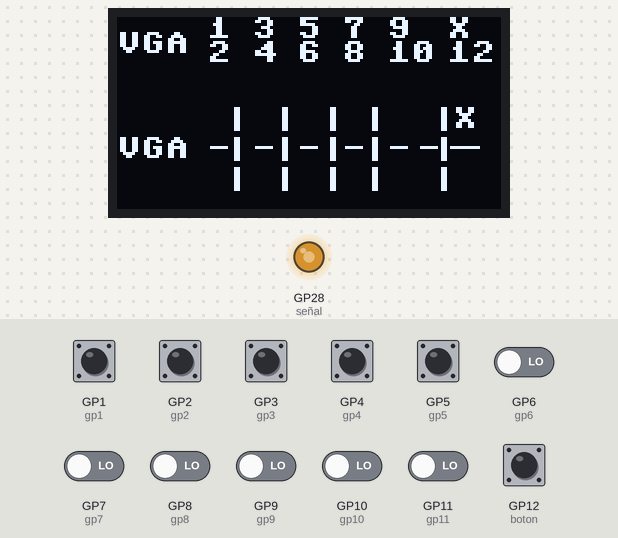
A program run on a simulated Raspberry Pi Pico running MicroPython. Parts: 128×64 one-colour display, output pins drawn as LEDs (lit = HIGH). Inputs (shaded band) come from the test bench; at power-on: GP1 (gp1), GP2 (gp2), GP3 (gp3), GP4 (gp4), GP5 (gp5), GP6 (gp6), GP7 (gp7), GP8 (gp8), GP9 (gp9), GP10 (gp10), GP11 (gp11), GP12 (boton) LOW. Library files of the repository ran but are not shown: ssd1306.py; what the program prints to the serial console is not drawn.

Above: at 5.3 s.
5.4 s: GP12 (boton) pulled HIGH for 1.15 s
At 7.0 s:
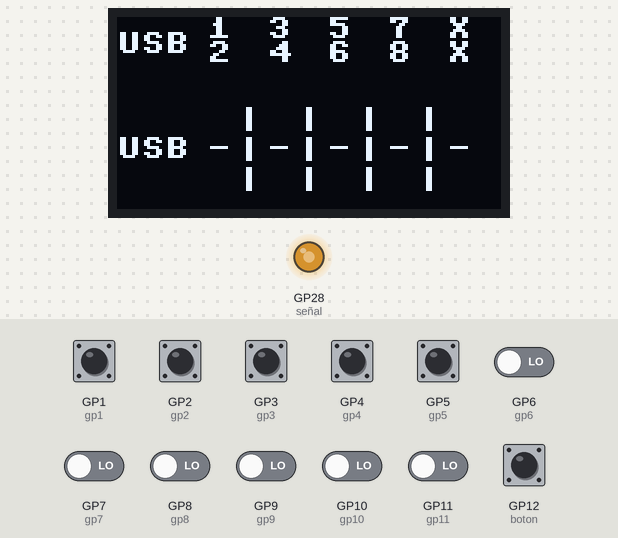
9.6 s: GP1 (gp1) pulled HIGH for 1.15 s
At 10.5 s:
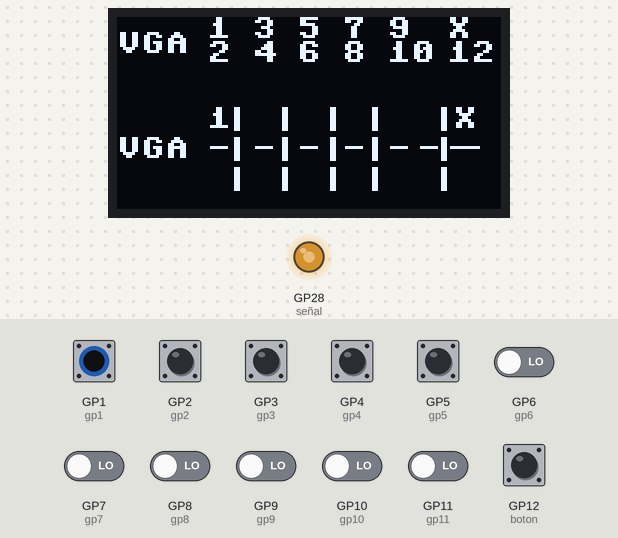
13.8 s: GP2 (gp2) pulled HIGH for 1.15 s
At 15.8 s:
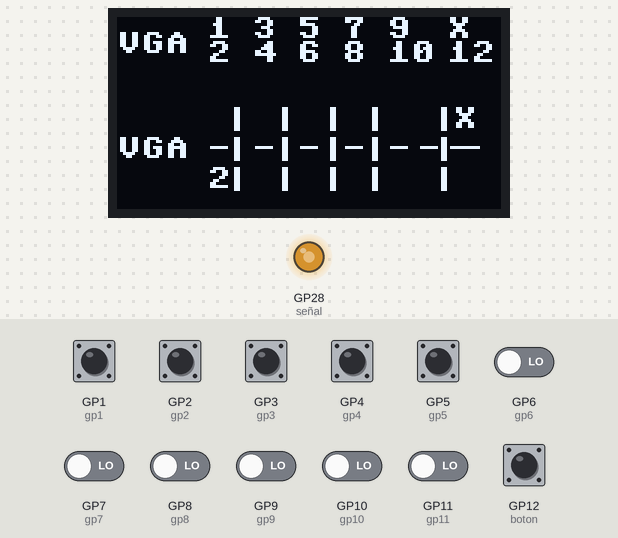
17.9 s: GP3 (gp3) pulled HIGH for 1.15 s
At 18.7 s:
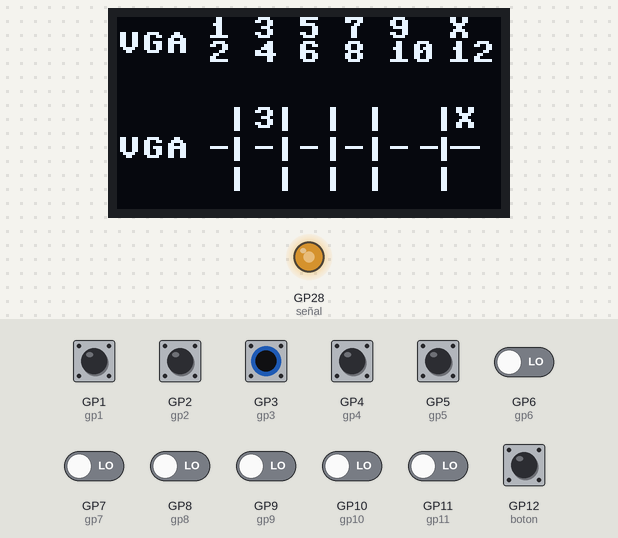
22.0 s: GP4 (gp4) pulled HIGH for 1.15 s
At 24.1 s:
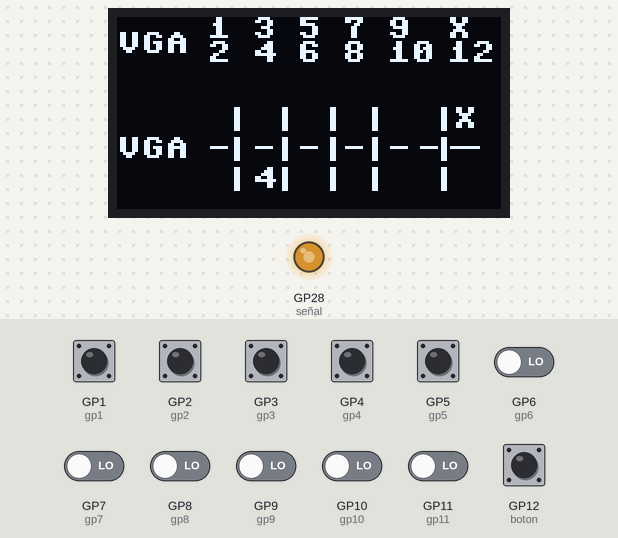
26.1 s: GP5 (gp5) pulled HIGH for 1.15 s
At 27.0 s:
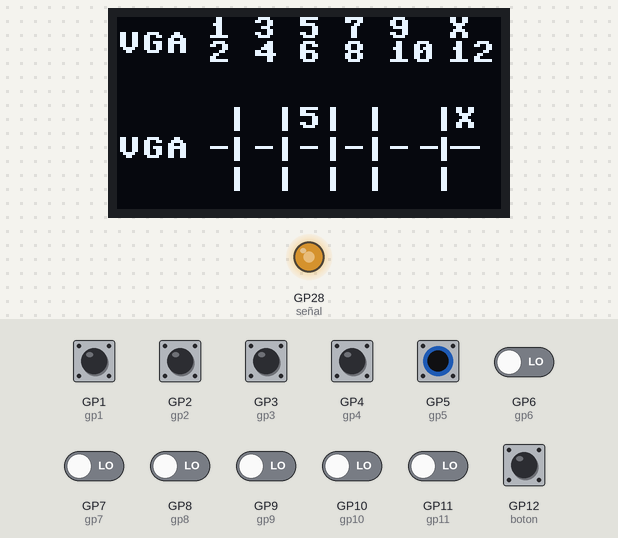
Timing chart, 0 to 29.1 s (numbered marks = the images above; inputs shaded):
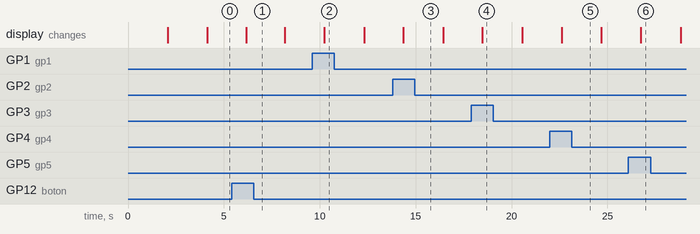

The program:

main.py
```python
# Leno Perdomo Cespedes
from machine import Pin, I2C, ADC
import machine, ssd1306, utime

señal = machine.PWM(Pin(28))
señal.freq(1000)
señal.duty_u16(500000)
boton=Pin(12, Pin.IN)
count=0

gp0 = machine.Pin(0, machine.Pin.IN, machine.Pin.PULL_DOWN)
gp1 = machine.Pin(1, machine.Pin.IN, machine.Pin.PULL_DOWN)
gp2 = machine.Pin(2, machine.Pin.IN, machine.Pin.PULL_DOWN)
gp3 = machine.Pin(3, machine.Pin.IN, machine.Pin.PULL_DOWN)
gp4 = machine.Pin(4, machine.Pin.IN, machine.Pin.PULL_DOWN)
gp5 = machine.Pin(5, machine.Pin.IN, machine.Pin.PULL_DOWN)
gp6 = machine.Pin(6, machine.Pin.IN, machine.Pin.PULL_DOWN)
gp7 = machine.Pin(7, machine.Pin.IN, machine.Pin.PULL_DOWN)
gp8 = machine.Pin(8, machine.Pin.IN, machine.Pin.PULL_DOWN)
gp9 = machine.Pin(9, machine.Pin.IN, machine.Pin.PULL_DOWN)
gp10 = machine.Pin(10, machine.Pin.IN, machine.Pin.PULL_DOWN)
gp11 = machine.Pin(11, machine.Pin.IN, machine.Pin.PULL_DOWN)
gp12 = machine.Pin(12, machine.Pin.IN, machine.Pin.PULL_DOWN)
gp13 = machine.Pin(13, machine.Pin.IN, machine.Pin.PULL_DOWN)


i2c = machine.I2C(0, scl=machine.Pin(21), sda=machine.Pin(20))
oled = ssd1306.SSD1306_I2C(128, 64, i2c)
oled.text('Monitor tester', 10, 0)
oled.show()
oled.fill(0)
utime.sleep(2)
oled.text('VGA-USB', 30, 0)
oled.show()
utime.sleep(2)
oled.fill(0)
oled.show()


while True:
    if gp1.value()==1:
        print("1")
####################################### VGA ####################################
    if boton.value() ==0:
        oled.fill(0)
        oled.text('VGA', 0, 5)
        oled.text('1', 30, 0)
        oled.text('2', 30, 8)
        oled.text('3', 45, 0)
        oled.text('4', 45, 8)
        oled.text('5', 60, 0)
        oled.text('6', 60, 8)
        oled.text('7', 75, 0)
        oled.text('8', 75, 8)
        oled.text('9', 90, 0)
        oled.text('10', 90, 8)
        oled.text('12', 110, 8)
        oled.text('X', 110, 0)
        oled.text('VGA',0, 40)

        #oled.text('1', 30, 30)
        oled.text('-', 30, 40)
        oled.text('|', 36, 30)
        oled.text('|', 36, 40)
        oled.text('|', 36, 50)
        #oled.text('2', 30, 50)

        #oled.text('3', 45, 30)
        oled.text('-', 45, 40)
        oled.text('|', 52, 30)
        oled.text('|', 52, 40)
        oled.text('|', 52, 50)
        #oled.text('4', 45, 50)

        #oled.text('5', 60, 30)
        oled.text('-', 60, 40)
        oled.text('|', 68, 30)
        oled.text('|', 68, 40)
        oled.text('|', 68, 50)
        #oled.text('6', 60, 50)

        #oled.text('7', 75, 30)
        oled.text('-', 75, 40)
        oled.text('|', 82, 30)
        oled.text('|', 82, 40)
        oled.text('|', 82, 50)
        #oled.text('8', 75, 50)

        #oled.text('9', 90, 30)
        oled.text('-', 90, 40)
        oled.text('-', 100, 40)
        oled.text('|', 105, 30)
        oled.text('|', 105, 40)
        oled.text('|', 105, 50)
        #oled.text('10', 90, 50)

        #oled.text('X', 112, 30)
        oled.text('-', 110, 40)
        oled.text('-', 114, 40)
        oled.text('X', 112, 30)
        #oled.text('12', 112, 50)
        oled.show()

        if gp1.value()==1:
            oled.text('1', 30, 30)
            oled.show()
            utime.sleep_ms(50)
        if gp2.value()==1:
            oled.text('2', 30, 50)
            oled.show()
            utime.sleep_ms(50)
        if gp3.value()==1:
            oled.text('3', 45, 30)
            oled.show()
            utime.sleep_ms(50)
        if gp4.value()==1:
            oled.text('4', 45, 50)
            oled.show()
            utime.sleep_ms(50)
        if gp5.value()==1:
            oled.text('5', 60, 30)
            oled.show()
            utime.sleep_ms(50)
        if gp6.value()==1:
            oled.text('6', 60, 50)
            oled.show()
            utime.sleep_ms(50)
        if gp7.value()==1:
            oled.text('7', 75, 30)
            oled.show()
            utime.sleep_ms(50)
        if gp8.value()==1:
            oled.text('8', 75, 50)
            oled.show()
            utime.sleep_ms(50)
        if gp9.value()==1:
            oled.text('9', 90, 30)
            oled.show()
            utime.sleep_ms(50)
        if gp10.value()==1:
            oled.text('10', 90, 50)
            oled.show()
            utime.sleep_ms(50)
        if gp11.value()==1:
            oled.text('12', 112, 50)
            oled.show()
            utime.sleep_ms(50)

   ################################################## USB ###############################
    if boton.value() ==1:
        oled.fill(0)
        oled.text('USB', 0, 5)
        oled.text('1', 30, 0)
        oled.text('2', 30, 8)
        oled.text('3', 50, 0)
        oled.text('4', 50, 8)
        oled.text('5', 70, 0)
        oled.text('6', 70, 8)
        oled.text('7', 90, 0)
        oled.text('8', 90, 8)
        oled.text('X', 110, 0)
        oled.text('X', 110, 8)
        oled.text('USB', 0, 40)

        # oled.text('1', 30, 30)
        oled.text('-', 30, 40)
        oled.text('|', 40, 30)
        oled.text('|', 40, 40)
        oled.text('|', 40, 50)
        # oled.text('2', 30, 50)

       # oled.text('3', 50, 30)
        oled.text('-', 50, 40)
        oled.text('|', 60, 30)
        oled.text('|', 60, 40)
        oled.text('|', 60, 50)
       # oled.text('4', 50, 50)

       # oled.text('5', 70, 30)
        oled.text('-', 70, 40)
        oled.text('|', 80, 30)
        oled.text('|', 80, 40)
        oled.text('|', 80, 50)
       # oled.text('6', 70, 50)

       # oled.text('7', 90, 30)
        oled.text('-', 90, 40)
        oled.text('|', 100, 30)
        oled.text('|', 100, 40)
        oled.text('|', 100, 50)
       # oled.text('8', 90, 50)


       # oled.text('X', 110, 30)
        oled.text('-', 110, 40)
       # oled.text('X', 110, 50)
        oled.show()

        if gp1.value()==1:
            oled.text('1', 30, 30)
            oled.show()
            utime.sleep_ms(50)
        if gp2.value()==1:
            oled.text('2', 30, 50)
            oled.show()
            utime.sleep_ms(50)
        if gp3.value()==1:
            oled.text('3', 50, 30)
            oled.show()
            utime.sleep_ms(50)
        if gp4.value()==1:
            oled.text('4', 50, 50)
            oled.show()
            utime.sleep_ms(50)
        if gp5.value()==1:
            oled.text('5', 70, 30)
            oled.show()
            utime.sleep_ms(50)
        if gp6.value()==1:
            oled.text('6', 70, 50)
            oled.show()
            utime.sleep_ms(50)
        if gp7.value()==1:
            oled.text('7', 90, 30)
            oled.show()
            utime.sleep_ms(50)
        if gp8.value()==1:
            oled.text('8', 90, 50)
            oled.show()
            utime.sleep_ms(50)

    utime.sleep(2)
```

Measured:
- after the input at 5.4 s, the display: changes after 0.75 s (image 1)
- after the input at 9.6 s, the display: changes after 0.63 s (image 2)
- after the input at 13.8 s, the display: changes after 0.56 s (image 3)
- after the input at 17.9 s, the display: changes after 0.59 s (image 4)
- after the input at 22.0 s, the display: changes after 0.61 s (image 5)
- after the input at 26.1 s, the display: changes after 0.64 s (image 6)
